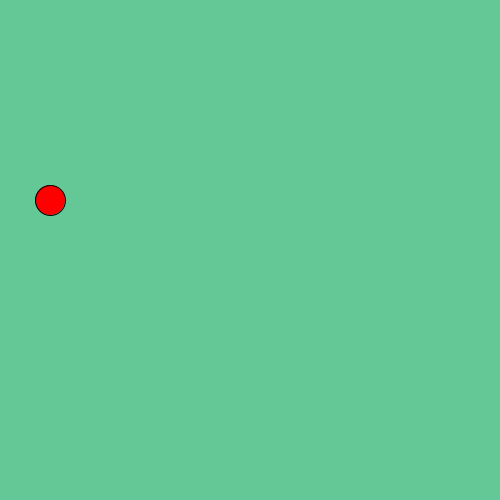
Frame 1 (no input)
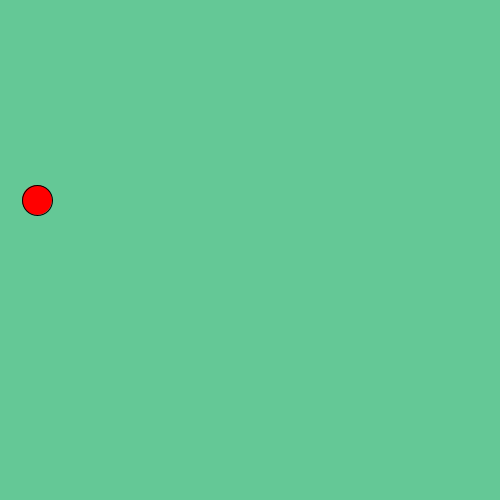
Frame 60 (the mouse pressed at the canvas centre just before this capture)
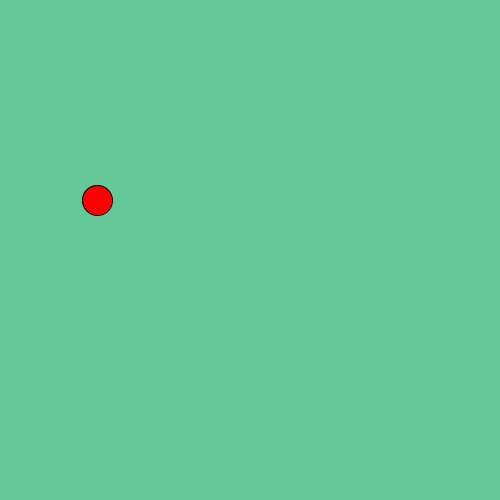
Frame 120 (the mouse held since frame 60 and released just before this capture)

The Processing sketch that drew these frames (run headless with seeded random() and noise(); from frame 60 on, the mouse is pressed at the canvas centre):

// Processing sketch: Peel_Part06_IfStatements1
// ── Peel_Part06_IfStatements1.pde
float x=50;
float xDelta=-1;


void setup()
{
  size(500,500);
  frameRate(200);
}
void draw()
{
  background(100,200,150);
  fill(255,0,0);
  ellipse(x,200,30,30);
  x=x+xDelta;
  if (x>(width-15))xDelta=-xDelta;
  if (x<15)xDelta=-xDelta;
}
